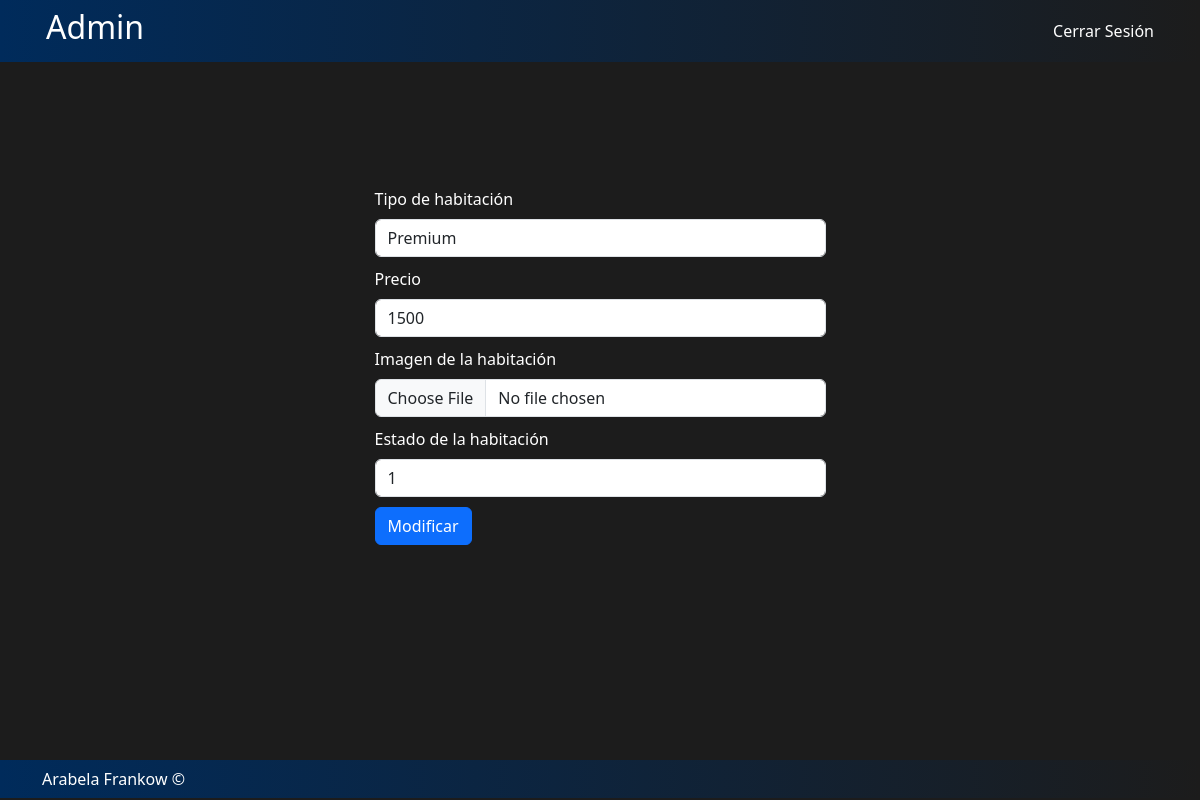
The app's page /admin/modi/mod_cat.php?id=2 with its own data.
### tables this page shows
CREATE TABLE `habitacion` (
  `id_Habitacion` int(11) NOT NULL,
  `tipo` varchar(45) NOT NULL,
  `precio` double NOT NULL,
  `media` varchar(60) DEFAULT NULL,
  `fk_Estado` int(11) NOT NULL
);

### admin/modi/mod_cat.php (the view, shortened to what this page needs)
<?php
include_once("../../componentes/conf/conf.php");
?>
<!DOCTYPE html>
<html lang="es">
<head>
    <link rel="stylesheet" href="../../asset/css/bootstrap.css">
    <link rel="stylesheet" href="../../asset/css/estilos.css">
</head>
<body>
    <header class="color">
        <nav class="navbar navbar-expand-lg container px-3">
            <div class="d-flex w-100 justify-content-between align-items-center">
                <a class="letra text-decoration-none" href="../index.php">
                    <h1 class="h2 cambioColor">Admin</h1>
                </a>
                <ul class='navbar-nav'>
                    <li class='nav-item' >
                        <a href='../../componentes/security/logout.php' class='text-decoration-none letra cambioColor' >Cerrar Sesión</a>
                    </li>
                </ul>
            </div>
        </nav>
    </header>
<main class="mainAdmin">
    <?php
    if (isset($_GET['id'])) {
        $id = $_GET['id'];
        $consulta = "SELECT * FROM `habitacion` WHERE `id_Habitacion` = '$id' ";
        $resultado = mysqli_query($con,$consulta);
    }
    ?>
    <form action="mod_cat_ok.php" method="post" enctype="multipart/form-data">
        <?php
            while($fila = mysqli_fetch_array($resultado)){
                print "
                <div class='container'>
                    <section class='row justify-content-center'>
                        <article class='col-6'>
                            <input type=hidden name=id value=$fila[id_Habitacion] class='form-control'>
                            <div>
                                <label for='tipo' class='form-label letra'>Tipo de habitación</label>
                                <input type=text name=tipo value=$fila[tipo] class='form-control moverInput' >
                            </div>
                            <div>
                                <label for='precio' class='form-label letra'>Precio</label>
                                <input type=text name=precio value=$fila[precio] class='form-control moverInput'>
                            </div>
                            <div>
                                <label for='media' class='form-label letra'>Imagen de la habitación</label>
                                <input id='media' name='media' type='file' class='form-control moverInput'>
                            </div>
                            <div>
                                <label for='estado' class='form-label letra'>Estado de la habitación</label>
                                <input type=text name=estado value=$fila[fk_Estado] class='form-control moverInput'>
                            </div>
                            <input type=submit value=Modificar class='btn btn-primary'>
                        </article>
                    </section>
                </div>
                ";
            }
        ?>
    </form>
</main>
    <footer>
        <nav class="color">
            <div class="container container-fluid ">
                <p class="letra footerConte">Arabela Frankow &copy;</p>
            </div>
        </nav>
    </footer>
</body>
</html>

### asset/css/estilos.css (style rules this page uses)
footer { position: absolute; bottom: 0; width: 100%; height: 40px; }
html { min-height: 100%; position: relative; }
body { background-color: #1C1C1C; margin: 0; margin-bottom: 40px; }
.color { background: linear-gradient(90deg, #002B5B, #1C1C1C); }
.letra { color: white }
.footerConte { margin: 0; padding-top: 7px; padding-bottom: 7px; }
h1 { margin-right: 30px; }
.moverInput { margin-bottom: 10px; }
.mainAdmin { margin: 125px; }

### records on screen
habitacion: tipo "Premium", precio "1500", estado "1"
